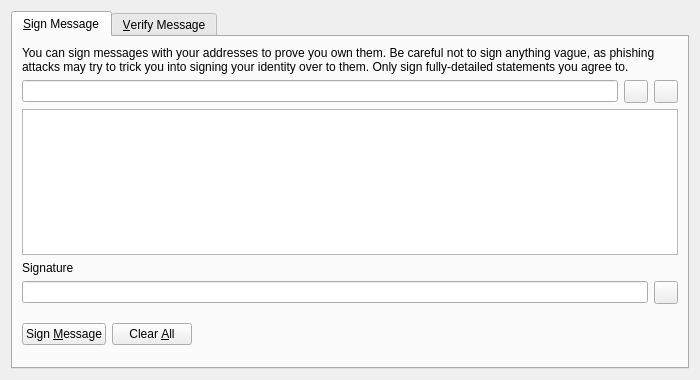
<?xml version="1.0" encoding="UTF-8"?>
<ui version="4.0">
 <class>SignVerifyMessageDialog</class>
 <widget class="QDialog" name="SignVerifyMessageDialog">
  <property name="geometry">
   <rect>
    <x>0</x>
    <y>0</y>
    <width>700</width>
    <height>380</height>
   </rect>
  </property>
  <property name="windowTitle">
   <string>Signatures - Sign / Verify a Message</string>
  </property>
  <property name="modal">
   <bool>true</bool>
  </property>
  <layout class="QVBoxLayout" name="verticalLayout">
   <item>
    <widget class="QTabWidget" name="tabWidget">
     <property name="currentIndex">
      <number>0</number>
     </property>
     <widget class="QWidget" name="tabSignMessage">
      <attribute name="title">
       <string>&amp;Sign Message</string>
      </attribute>
      <layout class="QVBoxLayout" name="verticalLayout_SM">
       <item>
        <widget class="QLabel" name="infoLabel_SM">
         <property name="text">
          <string>You can sign messages with your addresses to prove you own them. Be careful not to sign anything vague, as phishing attacks may try to trick you into signing your identity over to them. Only sign fully-detailed statements you agree to.</string>
         </property>
         <property name="textFormat">
          <enum>Qt::PlainText</enum>
         </property>
         <property name="wordWrap">
          <bool>true</bool>
         </property>
        </widget>
       </item>
       <item>
        <layout class="QHBoxLayout" name="horizontalLayout_1_SM">
         <item>
          <widget class="QValidatedLineEdit" name="addressIn_SM">
           <property name="toolTip">
            <string>The UserX address to sign the message with</string>
           </property>
          </widget>
         </item>
         <item>
          <widget class="QToolButton" name="addressBookButton_SM">
           <property name="toolTip">
            <string>Choose previously used address</string>
           </property>
           <property name="text">
            <string/>
           </property>
           <property name="icon">
            <iconset resource="../userx.qrc">
             <normaloff>:/icons/address-book</normaloff>:/icons/address-book</iconset>
           </property>
           <property name="shortcut">
            <string>Alt+A</string>
           </property>
          </widget>
         </item>
         <item>
          <widget class="QToolButton" name="pasteButton_SM">
           <property name="toolTip">
            <string>Paste address from clipboard</string>
           </property>
           <property name="text">
            <string/>
           </property>
           <property name="icon">
            <iconset resource="../userx.qrc">
             <normaloff>:/icons/editpaste</normaloff>:/icons/editpaste</iconset>
           </property>
           <property name="shortcut">
            <string>Alt+P</string>
           </property>
          </widget>
         </item>
        </layout>
       </item>
       <item>
        <widget class="QPlainTextEdit" name="messageIn_SM">
         <property name="toolTip">
          <string>Enter the message you want to sign here</string>
         </property>
        </widget>
       </item>
       <item>
        <widget class="QLabel" name="signatureLabel_SM">
         <property name="text">
          <string>Signature</string>
         </property>
         <property name="textFormat">
          <enum>Qt::PlainText</enum>
         </property>
        </widget>
       </item>
       <item>
        <layout class="QHBoxLayout" name="horizontalLayout_2_SM">
         <item>
          <widget class="QLineEdit" name="signatureOut_SM">
           <property name="font">
            <font>
             <italic>true</italic>
            </font>
           </property>
           <property name="readOnly">
            <bool>true</bool>
           </property>
          </widget>
         </item>
         <item>
          <widget class="QToolButton" name="copySignatureButton_SM">
           <property name="toolTip">
            <string>Copy the current signature to the system clipboard</string>
           </property>
           <property name="text">
            <string/>
           </property>
           <property name="icon">
            <iconset resource="../userx.qrc">
             <normaloff>:/icons/editcopy</normaloff>:/icons/editcopy</iconset>
           </property>
          </widget>
         </item>
        </layout>
       </item>
       <item>
        <layout class="QHBoxLayout" name="horizontalLayout_3_SM">
         <item>
          <widget class="QPushButton" name="signMessageButton_SM">
           <property name="toolTip">
            <string>Sign the message to prove you own this UserX address</string>
           </property>
           <property name="text">
            <string>Sign &amp;Message</string>
           </property>
           <property name="icon">
            <iconset resource="../userx.qrc">
             <normaloff>:/icons/edit</normaloff>:/icons/edit</iconset>
           </property>
           <property name="autoDefault">
            <bool>false</bool>
           </property>
          </widget>
         </item>
         <item>
          <widget class="QPushButton" name="clearButton_SM">
           <property name="toolTip">
            <string>Reset all sign message fields</string>
           </property>
           <property name="text">
            <string>Clear &amp;All</string>
           </property>
           <property name="icon">
            <iconset resource="../userx.qrc">
             <normaloff>:/icons/remove</normaloff>:/icons/remove</iconset>
           </property>
           <property name="autoDefault">
            <bool>false</bool>
           </property>
          </widget>
         </item>
         <item>
          <spacer name="horizontalSpacer_1_SM">
           <property name="orientation">
            <enum>Qt::Horizontal</enum>
           </property>
           <property name="sizeHint" stdset="0">
            <size>
             <width>40</width>
             <height>48</height>
            </size>
           </property>
          </spacer>
         </item>
         <item>
          <widget class="QLabel" name="statusLabel_SM">
           <property name="font">
            <font>
             <weight>75</weight>
             <bold>true</bold>
            </font>
           </property>
           <property name="text">
            <string/>
           </property>
           <property name="wordWrap">
            <bool>true</bool>
           </property>
          </widget>
         </item>
         <item>
          <spacer name="horizontalSpacer_2_SM">
           <property name="orientation">
            <enum>Qt::Horizontal</enum>
           </property>
           <property name="sizeHint" stdset="0">
            <size>
             <width>40</width>
             <height>48</height>
            </size>
           </property>
          </spacer>
         </item>
        </layout>
       </item>
      </layout>
     </widget>
     <widget class="QWidget" name="tabVerifyMessage">
      <attribute name="title">
       <string>&amp;Verify Message</string>
      </attribute>
      <layout class="QVBoxLayout" name="verticalLayout_VM">
       <item>
        <widget class="QLabel" name="infoLabel_VM">
         <property name="text">
          <string>Enter the signing address, message (ensure you copy line breaks, spaces, tabs, etc. exactly) and signature below to verify the message. Be careful not to read more into the signature than what is in the signed message itself, to avoid being tricked by a man-in-the-middle attack.</string>
         </property>
         <property name="textFormat">
          <enum>Qt::PlainText</enum>
         </property>
         <property name="alignment">
          <set>Qt::AlignLeading|Qt::AlignLeft|Qt::AlignTop</set>
         </property>
         <property name="wordWrap">
          <bool>true</bool>
         </property>
        </widget>
       </item>
       <item>
        <layout class="QHBoxLayout" name="horizontalLayout_1_VM">
         <item>
          <widget class="QValidatedLineEdit" name="addressIn_VM">
           <property name="toolTip">
            <string>The UserX address the message was signed with</string>
           </property>
          </widget>
         </item>
         <item>
          <widget class="QToolButton" name="addressBookButton_VM">
           <property name="toolTip">
            <string>Choose previously used address</string>
           </property>
           <property name="text">
            <string/>
           </property>
           <property name="icon">
            <iconset resource="../userx.qrc">
             <normaloff>:/icons/address-book</normaloff>:/icons/address-book</iconset>
           </property>
           <property name="shortcut">
            <string>Alt+A</string>
           </property>
          </widget>
         </item>
        </layout>
       </item>
       <item>
        <widget class="QPlainTextEdit" name="messageIn_VM"/>
       </item>
       <item>
        <widget class="QValidatedLineEdit" name="signatureIn_VM"/>
       </item>
       <item>
        <layout class="QHBoxLayout" name="horizontalLayout_2_VM">
         <item>
          <widget class="QPushButton" name="verifyMessageButton_VM">
           <property name="toolTip">
            <string>Verify the message to ensure it was signed with the specified UserX address</string>
           </property>
           <property name="text">
            <string>Verify &amp;Message</string>
           </property>
           <property name="icon">
            <iconset resource="../userx.qrc">
             <normaloff>:/icons/transaction_0</normaloff>:/icons/transaction_0</iconset>
           </property>
           <property name="autoDefault">
            <bool>false</bool>
           </property>
          </widget>
         </item>
         <item>
          <widget class="QPushButton" name="clearButton_VM">
           <property name="toolTip">
            <string>Reset all verify message fields</string>
           </property>
           <property name="text">
            <string>Clear &amp;All</string>
           </property>
           <property name="icon">
            <iconset resource="../userx.qrc">
             <normaloff>:/icons/remove</normaloff>:/icons/remove</iconset>
           </property>
           <property name="autoDefault">
            <bool>false</bool>
           </property>
          </widget>
         </item>
         <item>
          <spacer name="horizontalSpacer_1_VM">
           <property name="orientation">
            <enum>Qt::Horizontal</enum>
           </property>
           <property name="sizeHint" stdset="0">
            <size>
             <width>40</width>
             <height>48</height>
            </size>
           </property>
          </spacer>
         </item>
         <item>
          <widget class="QLabel" name="statusLabel_VM">
           <property name="font">
            <font>
             <weight>75</weight>
             <bold>true</bold>
            </font>
           </property>
           <property name="text">
            <string/>
           </property>
           <property name="wordWrap">
            <bool>true</bool>
           </property>
          </widget>
         </item>
         <item>
          <spacer name="horizontalSpacer_2_VM">
           <property name="orientation">
            <enum>Qt::Horizontal</enum>
           </property>
           <property name="sizeHint" stdset="0">
            <size>
             <width>40</width>
             <height>48</height>
            </size>
           </property>
          </spacer>
         </item>
        </layout>
       </item>
      </layout>
     </widget>
    </widget>
   </item>
  </layout>
 </widget>
 <customwidgets>
  <customwidget>
   <class>QValidatedLineEdit</class>
   <extends>QLineEdit</extends>
   <header>qvalidatedlineedit.h</header>
  </customwidget>
 </customwidgets>
 <resources>
  <include location="../userx.qrc"/>
 </resources>
 <connections/>
</ui>
